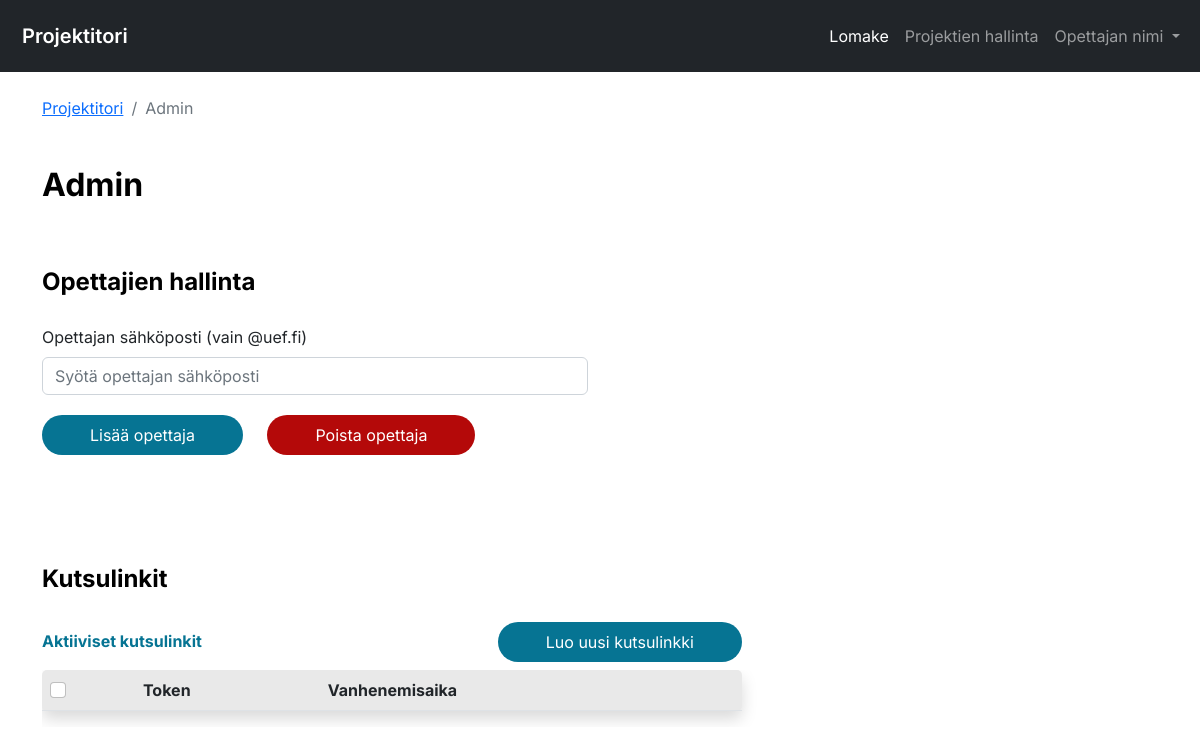
Before: /frontend/admin_panel.php with the older database file.
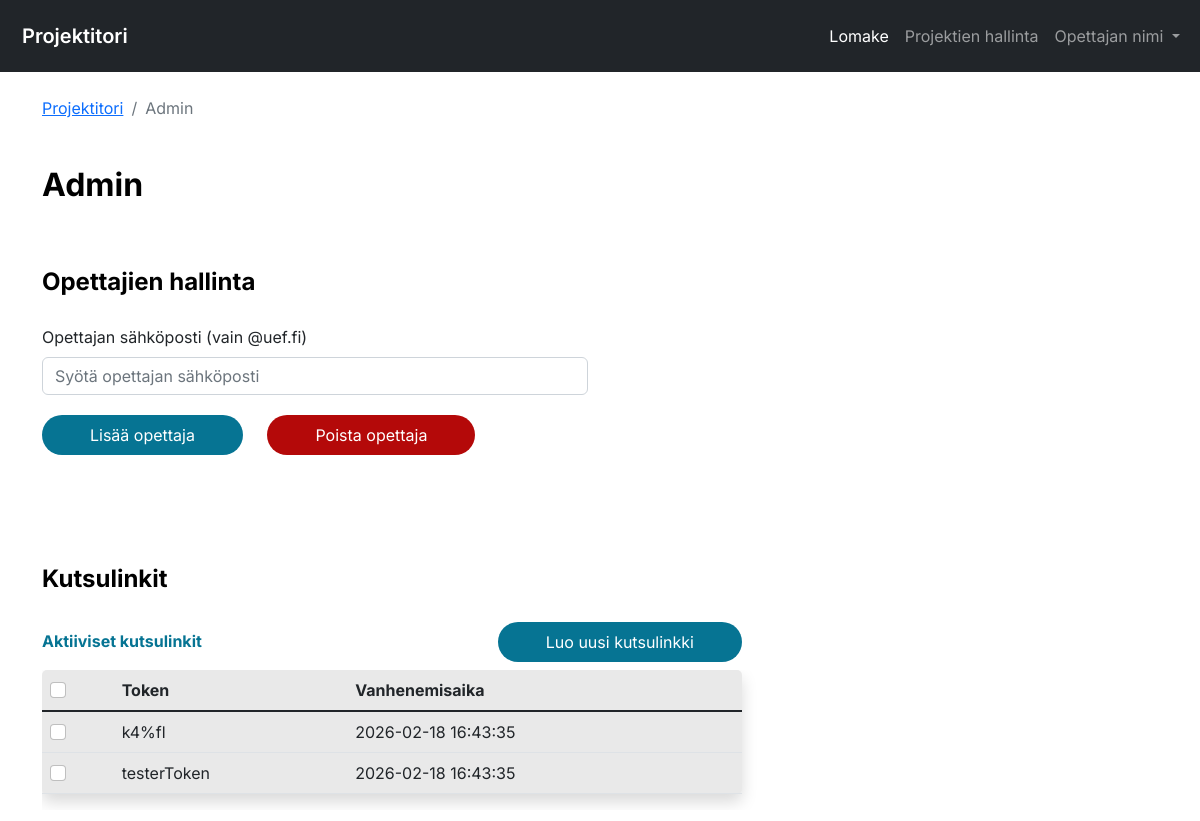
After: the same page with the newer database file.
### tables this page shows
CREATE TABLE IF NOT EXISTS INVITE_LINKS (
  TOKEN VARCHAR(45) NOT NULL
  , TOKEN_EXPIRY DATETIME NOT NULL
  , PRIMARY KEY (TOKEN)
  );

### src/frontend/admin_panel.php (the view, shortened to what this page needs)
<?php
$connection = connectToDatabase();
$sql = 'SELECT * FROM INVITE_LINKS ORDER BY TOKEN_EXPIRY DESC';
$result = mysqli_query($connection, $sql);
?>
<!DOCTYPE html>
<html lang="en">
<head>
    <link href="https://cdn.jsdelivr.net/npm/bootstrap@5.2.3/dist/css/bootstrap.min.css" rel="stylesheet">
    <link rel="stylesheet" href="../styles/styles_admin_panel.css">
</head>
<body>
    <nav class="navbar navbar-expand-lg navbar-dark bg-dark py-3 fw-semibold sticky-top">
        <div class="container-fluid">
            <a class="navbar-brand" href="uusi_main.php">Projektitori</a>
            <div class="collapse navbar-collapse" id="navbarSupportedContent">
                <ul class="navbar-nav ms-auto mb-2 mb-lg-0 fw-normal">
                    <li class="nav-item">
                        <a class="nav-link active" aria-current="page" href="uusi_lomake.php">Lomake</a>
                    </li>
                    <li class="nav-item">
                        <a class="nav-link" href="hallinta.php">Projektien hallinta</a>
                    </li>
                    <li class="nav-item dropdown">
                        <a class="nav-link dropdown-toggle" role="button" data-bs-toggle="dropdown" aria-expanded="false">
                            Opettajan nimi
                        </a>
                    </li>
                </ul>
            </div>
        </div>
    </nav>
    <div class="container mt-4">
        <nav aria-label="breadcrumb">
            <ol class="breadcrumb">
                <li class="breadcrumb-item"><a class="breadcrumb-ptori" href="uusi_main.php">Projektitori</a></li>
                <li class="breadcrumb-item active" aria-current="page">Admin</li>
            </ol>
        </nav>
        <h2 class="main_text mb-4">Admin</h2>
        <h4 class="valiotsikko">Opettajien hallinta</h4>
        <form action="/backend/admin_features.php" method="post" class="row g-4">
            <div class="col-md-6">
                <label for="teacherEmail" class="form-label">Opettajan sähköposti (vain @uef.fi)</label>
                <input type="text" class="form-control" name="teacher_email" id="teacherEmail" placeholder="Syötä opettajan sähköposti">
                <button class="btn-lisaa-opettaja px-5 py-2" id="addTeacher" name="add_teacher"> Lisää opettaja </button>
                <button class="btn-poista-opettaja px-5 py-2" id="deleteTeacher" name="delete_teacher"> Poista opettaja </button>
            </div>
        </form>
        <form action="/backend/admin_features.php" method="post">
            <h4 class="valiotsikko">Kutsulinkit</h4>
            <div class="button-div d-flex align-items-center justify-content-between w-100 mb-2">
                <h6 class="aktiiviset-kutsulinkit mb-0">Aktiiviset kutsulinkit</h6>
                <button class="btn-kutsulinkki px-5 py-2" id="luoKutsulinkki" name="luo_kutsulinkki" type="submit" onClick="alertUser()" value="Show alert Box">Luo uusi kutsulinkki</button>
            </div>
        </form>
        <form action="/backend/admin_features.php" method="post">
            <div class="table-responsive">
                <table class="table table-hover shadow">
                    <thead>
                        <tr>
                            <th scope="col"><input class='form-check-input' type="checkbox" id="select-all" /></th>
                            <th scope="col">Token</th>
                            <th scope="col">Vanhenemisaika</th>
                        </tr>
                    </thead>
                    <tbody class="table-group-divider">
                        <?php
                        while ($row = mysqli_fetch_assoc($result)): ?>
                            <tr>
                                <td>
                                    <input class='form-check-input row-checkbox'
                                        type='checkbox'
                                        name='selected_tokens[]'
                                        value='<?= htmlspecialchars($row['TOKEN']) ?>' />
                                </td>
                                <td><?= htmlspecialchars($row['TOKEN']) ?></td>
                                <td><?= htmlspecialchars($row['TOKEN_EXPIRY']) ?></td>
                            </tr>
                        <?php endwhile; ?>
                    </tbody>
                </table>
            </div>
        </form>
    </div>
</body>
</html>

### src/styles/styles_admin_panel.css (style rules this page uses)
body { font-family: 'Inter', Arial, sans-serif; padding-bottom: 100px; }
.navbar-brand { padding-left: 10px !important; }
h2 { font-weight: bold; color: black; padding-top: 30px; }
.table { background-color: rgb(233, 233, 233); border-radius: 5px; max-width: 700px; }
.valiotsikko { font-weight: bold; color: black; padding-top: 40px; padding-bottom: 20px; }
.btn-lisaa-opettaja { background-color: #067493; border-color: #067493; color: white; border-radius: 20px; border: none; margin-top: 20px; margin-right: 20px; margin-bottom: 70px; }
.btn-poista-opettaja { background-color: #b40909; border-color: #b40909; color: white; border-radius: 20px; border: none; margin-top: 20px; }
.btn-kutsulinkki { background-color: #067493; border-color: #067493; color: white; border-radius: 20px; border: none; }
.aktiiviset-kutsulinkit { color: #067493; font-weight: bold; }
.button-div { max-width: 700px; }

Changed rows visible on the page:
added invite_links: TOKEN "k4%fl", TOKEN_EXPIRY "2026-02-18 16:43:35"
added invite_links: TOKEN "testerToken", TOKEN_EXPIRY "2026-02-18 16:43:35"
